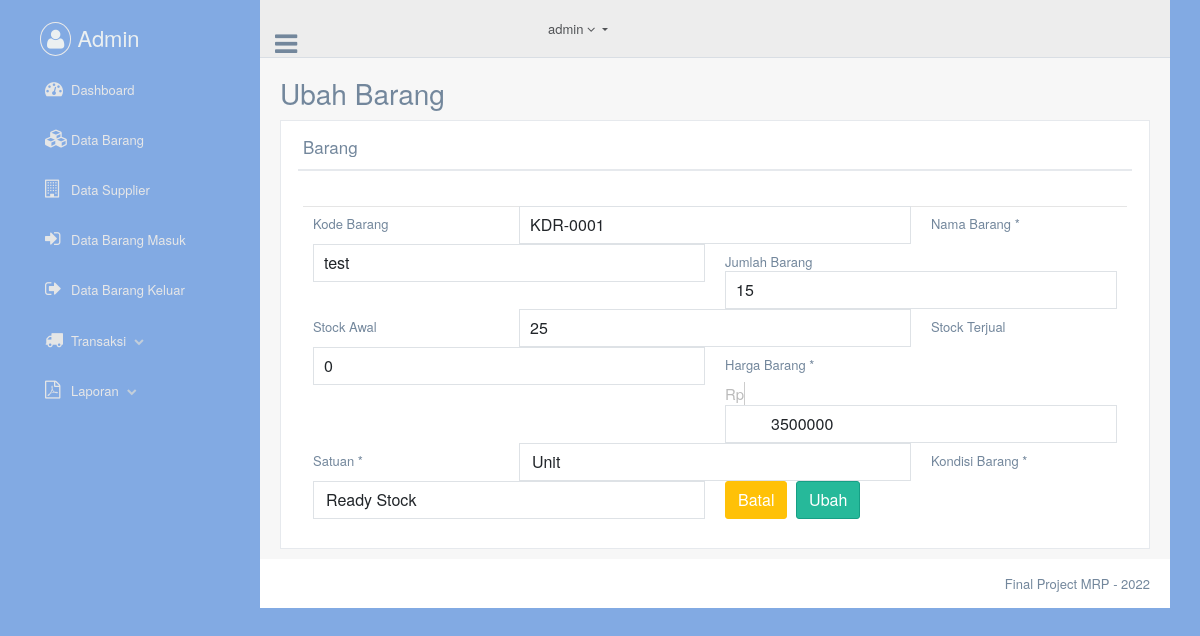
Screenshot of /admin/dt_barang_ubah.php?kd_barang=KDR-0001 with the database file from the repository.
### tables this page shows
CREATE TABLE `dta_barang` (
  `kd_barang` varchar(20) NOT NULL,
  `nama` varchar(50) NOT NULL,
  `jumlah` int(15) NOT NULL,
  `harga` int(15) NOT NULL,
  `satuan` varchar(20) NOT NULL,
  `kondisi` varchar(20) NOT NULL,
  `stock_awal` int(15) NOT NULL,
  `stock_terjual` int(15) NOT NULL
);

### admin/dt_barang_ubah.php (the view, shortened to what this page needs)
<?php include_once ('head.php') ?>
<?php
$kdbar = $_GET['kd_barang'];
$sql   = "SELECT * FROM dta_barang WHERE kd_barang = '$kdbar'";
$query = $mysqli->query($sql);
while ($row = $query->fetch_array(MYSQLI_NUM)) {
  $nma      = $row[1];
  $jmlh     = $row[2];
  $hrga     = $row[3];
  $stuan    = $row[4];
  $kndsi    = $row[5];
  $stockaw  = $row[6];
  $stockter = $row[7];
}
 ?>
 <body class="nav-md">
   <div class="container body">
     <div class="main_container">
       <?php include_once ('header.php'); ?>
       <div class="right_col" role="main">
         <div class="">
           <div class="page-title">
             <div class="title_left">
               <h3>Ubah Barang</h3>
             </div>
           </div>
           <div class="clearfix"></div>
           <div class="row">
             <div class="col-md-12 col-sm-12 col-xs-12">
               <div class="x_panel">
                 <div class="x_title">
                   <h2>Barang</h2>
                   <div class="clearfix"></div>
                 </div>
                 <div class="x_content">
                   <form class="form-horizontal form-label-left" action="dt_barang_proses_ubah.php" method="post">
                     <div class="item form-group">
                       <label class="control-label col-md-3 col-sm-3 col-xs-12">Kode Barang</label>
                       <div class="col-md-6 col-sm-6 col-xs-12">
                         <input class="form-control col-md-7 col-xs-12" type="text" name="inpkode" value="<?php echo $_GET['kd_barang']; ?>" readonly>
                       </div>
                     </div>
                     <div class="item form-group">
                       <label class="control-label col-md-3 col-sm-3 col-xs-12">Nama Barang <span class="required">*</span>
                       </label>
                       <div class="col-md-6 col-sm-6 col-xs-12">
                         <input class="form-control col-md-7 col-xs-12" type="text" name="inpnma" value=<?php echo "\"$nma\""; ?> required>
                       </div>
                     </div>
                     <div class="item form-group">
                       <label class="control-label col-md-3 col-sm-3 col-xs-12">Jumlah Barang</label>
                       <div class="col-md-6 col-sm-6 col-xs-12">
                         <input class="form-control col-md-7 col-xs-12" type="number" name="inpjmlh" value=<?php echo "\"$jmlh\""; ?> readonly required>
                       </div>
                     </div>
                     <div class="item form-group">
                       <label class="control-label col-md-3 col-sm-3 col-xs-12">Stock Awal</label>
                       <div class="col-md-6 col-sm-6 col-xs-12">
                         <input class="form-control col-md-7 col-xs-12" type="number" name="inpstoaw" value=<?php echo "\"$stockaw\""; ?> readonly required>
                       </div>
                     </div>
                     <div class="item form-group">
                       <label class="control-label col-md-3 col-sm-3 col-xs-12">Stock Terjual</label>
                       <div class="col-md-6 col-sm-6 col-xs-12">
                         <input class="form-control col-md-7 col-xs-12" type="number" name="inpstoter" value=<?php echo "\"$stockter\""; ?> readonly required>
                       </div>
                     </div>
                     <div class="item form-group">
                       <label class="control-label col-md-3 col-sm-3 col-xs-12">Harga Barang <span class="required">*</span>
                       </label>
                       <div class="col-md-6 col-sm-6 col-xs-12">
                         <span class="form-control-feedback left" aria-hidden="true">Rp</span>
                         <input class="form-control col-md-7 col-xs-12 has-feedback-left" type="number" name="inphrga" value=<?php echo "\"$hrga\""; ?> required>
                       </div>
                     </div>
                     <div class="item form-group">
                       <label for="" class="control-label col-md-3 col-sm-3 col-xs-12">Satuan <span class="required">*</span>
                       </label>
                       <div class="col-md-6 col-sm-6 col-xs-12">
                         <select class="form-control" name="inpstuan" required>
                           <option><?php echo $stuan; ?></option>
                         </select>
                       </div>
                     </div>
                     <div class="item form-group">
                       <label for="" class="control-label col-md-3 col-sm-3 col-xs-12">Kondisi Barang <span class="required">*</span>
                       </label>
                       <div class="col-md-6 col-sm-6 col-xs-12">
                         <select class="form-control" name="inpkndsibrng" required>
                           <option><?php echo $kndsi; ?></option>
                         </select>
                       </div>
                     </div>
                     <div class="form-group">
                       <div class="col-md-6 col-md-offset-3">
                         <a class="btn btn-warning" href="dt_barang.php">Batal</a>
                         <input class="btn btn-success" type="submit" name="ubah" value="Ubah">
                       </div>
                     </div>
                   </form>
                 </div>
               </div>
             </div>
           </div>
         </div>
       </div>
       <?php include_once ('footer.php'); ?>
     </div>
   </div>
   <?php include_once ('foot.php'); ?>

### rows the page displays
dta_barang: inpnma "test", inpjmlh "15", inpstoaw "25", inpstoter "0", inphrga "3500000", inpstuan "Unit", inpkndsibrng "Ready Stock"
